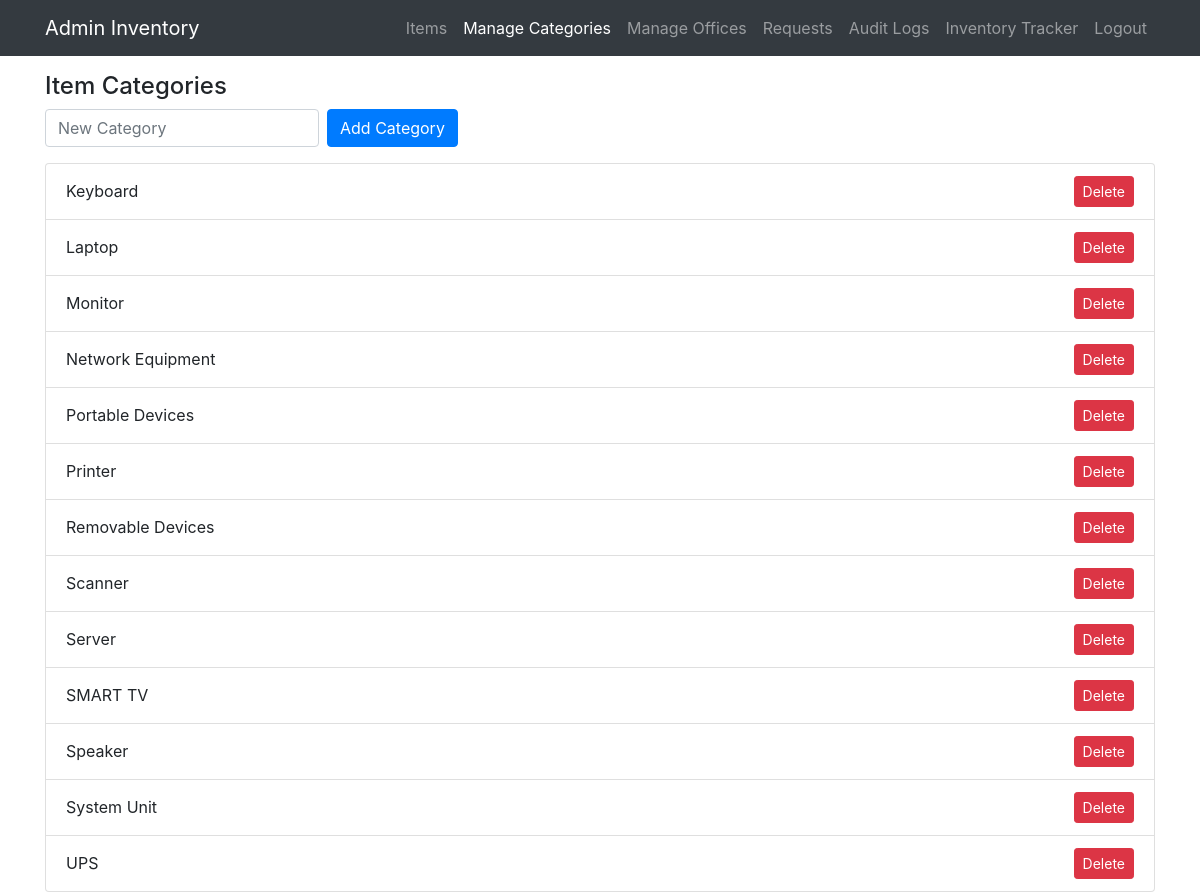
Before: /admin/categories.php (signed in) with the older database file.
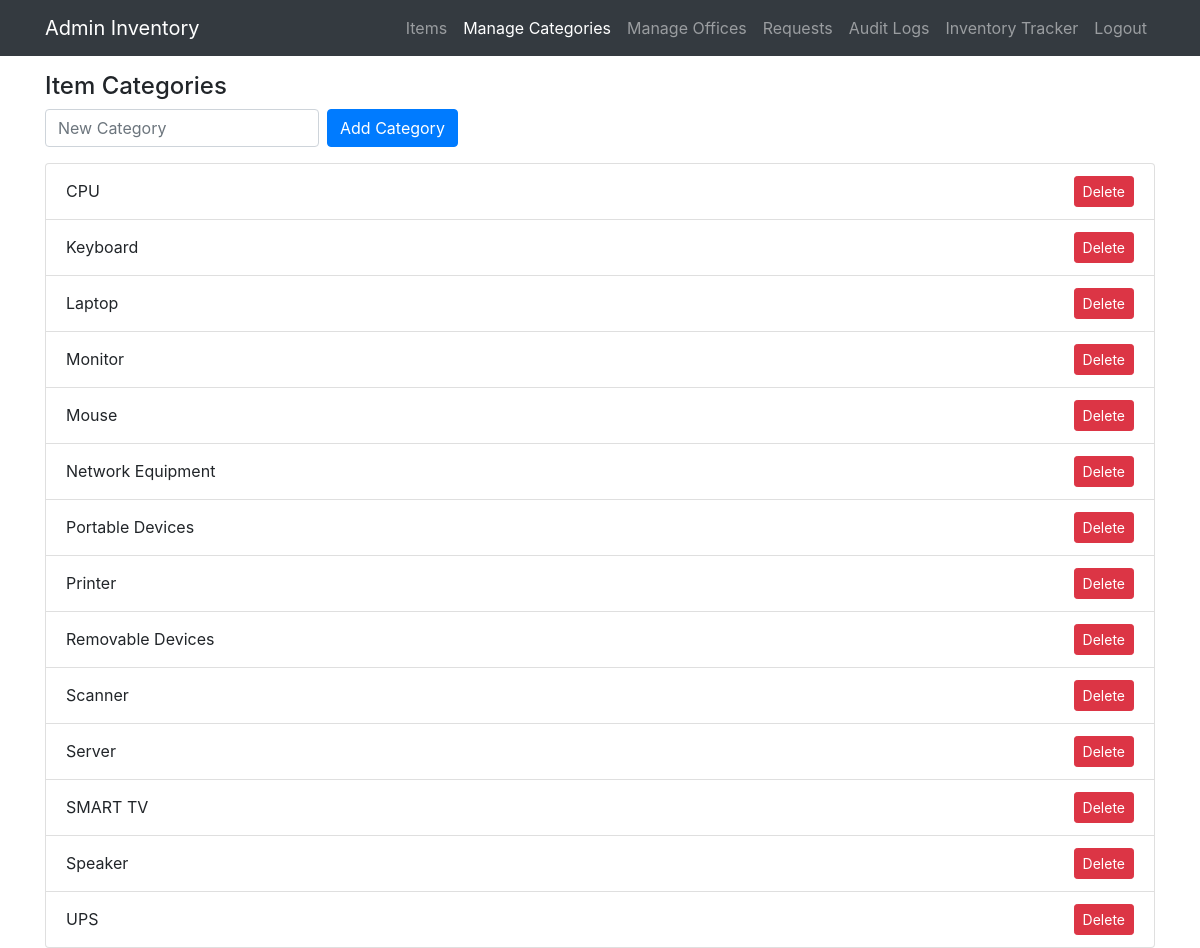
After: the same page with the newer database file.
### tables this page shows
CREATE TABLE `categories` (
  `id` int(11) NOT NULL,
  `name` varchar(100) NOT NULL,
  `created_at` datetime DEFAULT current_timestamp(),
  `category_type` enum('supply','asset') NOT NULL
);

### admin/categories.php (the view, shortened to what this page needs)
<?php
require '../config/db.php';
$cats = $db->query("SELECT * FROM categories ORDER BY name ASC")->fetch_all(MYSQLI_ASSOC);
?>
<!doctype html>
<html>
<head>
<link rel="stylesheet" href="https://cdn.jsdelivr.net/npm/bootstrap@4.6.2/dist/css/bootstrap.min.css">
</head>
<body>
<nav class="navbar navbar-expand-lg navbar-dark bg-dark fixed-top">
    <div class="container">
        <a class="navbar-brand" href="dashboard.php">Admin Inventory</a>
        <ul class="navbar-nav ml-auto">
            <li class="nav-item"><a href="items.php" class="nav-link">Items</a></li>
            <li class="nav-item"><a href="categories.php" class="nav-link active">Manage Categories</a></li>
            <li class="nav-item"><a href="offices.php" class="nav-link">Manage Offices</a></li>
            <li class="nav-item"><a href="requests.php" class="nav-link">Requests</a></li>
            <li class="nav-item"><a href="audit_logs.php" class="nav-link">Audit Logs</a></li>
			<li class="nav-item"><a href="tracker.php" class="nav-link">Inventory Tracker</a></li>
            <li class="nav-item"><a href="/inventory_system/logout.php" class="nav-link">Logout</a></li>
        </ul>
    </div>
</nav>
<div class="container pt-5">
    <h4 class="mt-4">Item Categories</h4>
    <form class="form-inline mb-3" method="POST">
        <input name="new_category" class="form-control mr-2" placeholder="New Category" required>
        <button class="btn btn-primary">Add Category</button>
    </form>
    <ul class="list-group">
        <?php foreach($cats as $c): ?>
        <li class="list-group-item d-flex justify-content-between align-items-center">
            <?= htmlspecialchars($c['name']) ?>
            <a href="?delcat=<?= $c['id'] ?>" class="btn btn-danger btn-sm"
               onclick="return confirm('Are you sure you want to remove this category?');">
               Delete
            </a>
        </li>
        <?php endforeach; ?>
    </ul>
</div>
</body>
</html>

Changed rows visible on the page:
changed categories: name "System Unit" → "CPU"; moves up the list
added categories: name "Mouse"
